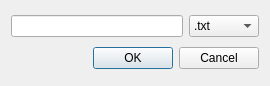
<?xml version="1.0" encoding="UTF-8"?>
<ui version="4.0">
 <class>DialogGetPathToFile</class>
 <widget class="QDialog" name="DialogGetPathToFile">
  <property name="geometry">
   <rect>
    <x>0</x>
    <y>0</y>
    <width>270</width>
    <height>86</height>
   </rect>
  </property>
  <property name="sizePolicy">
   <sizepolicy hsizetype="Fixed" vsizetype="Fixed">
    <horstretch>0</horstretch>
    <verstretch>0</verstretch>
   </sizepolicy>
  </property>
  <property name="maximumSize">
   <size>
    <width>270</width>
    <height>100</height>
   </size>
  </property>
  <property name="windowTitle">
   <string>New file</string>
  </property>
  <layout class="QGridLayout" name="gridLayout">
   <item row="0" column="0">
    <widget class="QLineEdit" name="lineEdit"/>
   </item>
   <item row="0" column="1">
    <widget class="QComboBox" name="comboBoxExtensions">
     <property name="minimumSize">
      <size>
       <width>70</width>
       <height>0</height>
      </size>
     </property>
     <item>
      <property name="text">
       <string>.txt</string>
      </property>
     </item>
     <item>
      <property name="text">
       <string>.c++</string>
      </property>
     </item>
     <item>
      <property name="text">
       <string>.h</string>
      </property>
     </item>
     <item>
      <property name="text">
       <string>.hpp</string>
      </property>
     </item>
     <item>
      <property name="text">
       <string>.cpp</string>
      </property>
     </item>
     <item>
      <property name="text">
       <string>.cc</string>
      </property>
     </item>
     <item>
      <property name="text">
       <string>.cxx</string>
      </property>
     </item>
     <item>
      <property name="text">
       <string>.inl</string>
      </property>
     </item>
     <item>
      <property name="text">
       <string>.ui</string>
      </property>
     </item>
     <item>
      <property name="text">
       <string>.lib</string>
      </property>
     </item>
     <item>
      <property name="text">
       <string>.dll</string>
      </property>
     </item>
     <item>
      <property name="text">
       <string>.a</string>
      </property>
     </item>
     <item>
      <property name="text">
       <string>.so</string>
      </property>
     </item>
    </widget>
   </item>
   <item row="1" column="0" colspan="2">
    <widget class="QDialogButtonBox" name="buttonBox">
     <property name="orientation">
      <enum>Qt::Horizontal</enum>
     </property>
     <property name="standardButtons">
      <set>QDialogButtonBox::Cancel|QDialogButtonBox::Ok</set>
     </property>
    </widget>
   </item>
  </layout>
 </widget>
 <resources/>
 <connections>
  <connection>
   <sender>buttonBox</sender>
   <signal>accepted()</signal>
   <receiver>DialogGetPathToFile</receiver>
   <slot>accept()</slot>
   <hints>
    <hint type="sourcelabel">
     <x>248</x>
     <y>254</y>
    </hint>
    <hint type="destinationlabel">
     <x>157</x>
     <y>274</y>
    </hint>
   </hints>
  </connection>
  <connection>
   <sender>buttonBox</sender>
   <signal>rejected()</signal>
   <receiver>DialogGetPathToFile</receiver>
   <slot>reject()</slot>
   <hints>
    <hint type="sourcelabel">
     <x>316</x>
     <y>260</y>
    </hint>
    <hint type="destinationlabel">
     <x>286</x>
     <y>274</y>
    </hint>
   </hints>
  </connection>
 </connections>
</ui>
